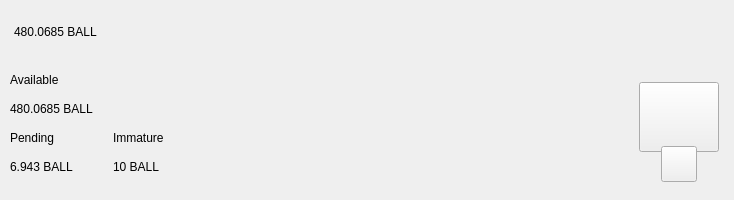
<?xml version="1.0" encoding="UTF-8"?>
<ui version="4.0">
 <class>TopBar</class>
 <widget class="QWidget" name="TopBar">
  <property name="geometry">
   <rect>
    <x>0</x>
    <y>0</y>
    <width>734</width>
    <height>200</height>
   </rect>
  </property>
  <property name="minimumSize">
   <size>
    <width>0</width>
    <height>200</height>
   </size>
  </property>
  <property name="maximumSize">
   <size>
    <width>16777215</width>
    <height>200</height>
   </size>
  </property>
  <property name="windowTitle">
   <string>Form</string>
  </property>
  <layout class="QVBoxLayout" name="verticalLayout_10" stretch="0">
   <property name="spacing">
    <number>0</number>
   </property>
   <property name="leftMargin">
    <number>0</number>
   </property>
   <property name="topMargin">
    <number>0</number>
   </property>
   <property name="rightMargin">
    <number>0</number>
   </property>
   <property name="bottomMargin">
    <number>0</number>
   </property>
   <item>
    <widget class="PFBorderImage" name="containerTop">
     <layout class="QVBoxLayout" name="verticalLayout_11">
      <property name="spacing">
       <number>0</number>
      </property>
      <property name="leftMargin">
       <number>0</number>
      </property>
      <property name="topMargin">
       <number>0</number>
      </property>
      <property name="rightMargin">
       <number>0</number>
      </property>
      <property name="bottomMargin">
       <number>0</number>
      </property>
      <item>
       <widget class="QWidget" name="top_container_2" native="true">
        <property name="minimumSize">
         <size>
          <width>0</width>
          <height>65</height>
         </size>
        </property>
        <layout class="QHBoxLayout" name="top_container">
         <property name="spacing">
          <number>0</number>
         </property>
         <property name="leftMargin">
          <number>14</number>
         </property>
         <property name="topMargin">
          <number>0</number>
         </property>
         <property name="rightMargin">
          <number>14</number>
         </property>
         <property name="bottomMargin">
          <number>0</number>
         </property>
         <item alignment="Qt::AlignVCenter">
          <widget class="QWidget" name="widgetTopAmount" native="true">
           <property name="sizePolicy">
            <sizepolicy hsizetype="Preferred" vsizetype="Maximum">
             <horstretch>0</horstretch>
             <verstretch>0</verstretch>
            </sizepolicy>
           </property>
           <layout class="QHBoxLayout" name="horizontalLayout_5">
            <property name="spacing">
             <number>0</number>
            </property>
            <property name="leftMargin">
             <number>0</number>
            </property>
            <property name="topMargin">
             <number>0</number>
            </property>
            <property name="rightMargin">
             <number>0</number>
            </property>
            <property name="bottomMargin">
             <number>0</number>
            </property>
            <item alignment="Qt::AlignTop">
             <widget class="QLabel" name="labelAmountTopBall">
              <property name="minimumSize">
               <size>
                <width>0</width>
                <height>36</height>
               </size>
              </property>
              <property name="styleSheet">
               <string notr="true">padding:0px;margin:0px;</string>
              </property>
              <property name="text">
               <string notr="true">480.0685 BALL</string>
              </property>
             </widget>
            </item>
           </layout>
          </widget>
         </item>
         <item>
          <spacer name="horizontalSpacer">
           <property name="orientation">
            <enum>Qt::Horizontal</enum>
           </property>
           <property name="sizeHint" stdset="0">
            <size>
             <width>40</width>
             <height>20</height>
            </size>
           </property>
          </spacer>
         </item>
         <item>
          <layout class="QHBoxLayout" name="horizontalLayout_4">
           <property name="spacing">
            <number>12</number>
           </property>
           <property name="rightMargin">
            <number>0</number>
           </property>
           <item alignment="Qt::AlignRight">
            <widget class="QWidget" name="layoutSync" native="true">
             <property name="minimumSize">
              <size>
               <width>0</width>
               <height>36</height>
              </size>
             </property>
             <property name="maximumSize">
              <size>
               <width>16777215</width>
               <height>36</height>
              </size>
             </property>
             <layout class="QVBoxLayout" name="verticalLayout_9">
              <property name="leftMargin">
               <number>0</number>
              </property>
              <property name="topMargin">
               <number>0</number>
              </property>
              <property name="rightMargin">
               <number>0</number>
              </property>
              <property name="bottomMargin">
               <number>0</number>
              </property>
              <item>
               <widget class="ExpandableButton" name="pushButtonSync" native="true">
                <property name="minimumSize">
                 <size>
                  <width>36</width>
                  <height>36</height>
                 </size>
                </property>
                <property name="maximumSize">
                 <size>
                  <width>16777215</width>
                  <height>36</height>
                 </size>
                </property>
               </widget>
              </item>
             </layout>
            </widget>
           </item>
           <item>
            <widget class="ExpandableButton" name="pushButtonHDUpgrade" native="true">
             <property name="minimumSize">
              <size>
               <width>36</width>
               <height>36</height>
              </size>
             </property>
            </widget>
           </item>
           <item>
            <widget class="ExpandableButton" name="pushButtonStack" native="true">
             <property name="minimumSize">
              <size>
               <width>36</width>
               <height>36</height>
              </size>
             </property>
            </widget>
           </item>
           <item>
            <widget class="ExpandableButton" name="pushButtonColdStaking" native="true">
             <property name="minimumSize">
              <size>
               <width>36</width>
               <height>36</height>
              </size>
             </property>
            </widget>
           </item>
           <item>
            <widget class="ExpandableButton" name="pushButtonConnection" native="true">
             <property name="minimumSize">
              <size>
               <width>36</width>
               <height>36</height>
              </size>
             </property>
            </widget>
           </item>
           <item>
            <widget class="ExpandableButton" name="pushButtonTor" native="true">
             <property name="minimumSize">
              <size>
               <width>36</width>
               <height>36</height>
              </size>
             </property>
            </widget>
           </item>
           <item>
            <widget class="ExpandableButton" name="pushButtonLock" native="true">
             <property name="sizePolicy">
              <sizepolicy hsizetype="Expanding" vsizetype="Expanding">
               <horstretch>0</horstretch>
               <verstretch>0</verstretch>
              </sizepolicy>
             </property>
             <property name="minimumSize">
              <size>
               <width>36</width>
               <height>0</height>
              </size>
             </property>
            </widget>
           </item>
           <item>
            <widget class="ExpandableButton" name="pushButtonTheme" native="true">
             <property name="minimumSize">
              <size>
               <width>36</width>
               <height>36</height>
              </size>
             </property>
             <property name="maximumSize">
              <size>
               <width>16777215</width>
               <height>36</height>
              </size>
             </property>
            </widget>
           </item>
           <item>
            <widget class="ExpandableButton" name="pushButtonFAQ" native="true">
             <property name="minimumSize">
              <size>
               <width>36</width>
               <height>36</height>
              </size>
             </property>
            </widget>
           </item>
          </layout>
         </item>
        </layout>
       </widget>
      </item>
      <item>
       <widget class="QWidget" name="bottom_container" native="true">
        <property name="minimumSize">
         <size>
          <width>0</width>
          <height>135</height>
         </size>
        </property>
        <layout class="QHBoxLayout" name="botton_container">
         <property name="leftMargin">
          <number>10</number>
         </property>
         <property name="topMargin">
          <number>0</number>
         </property>
         <property name="rightMargin">
          <number>10</number>
         </property>
         <property name="bottomMargin">
          <number>10</number>
         </property>
         <item>
          <layout class="QHBoxLayout" name="horizontalLayout_3">
           <property name="bottomMargin">
            <number>9</number>
           </property>
           <item>
            <layout class="QVBoxLayout" name="verticalLayout_7">
             <property name="spacing">
              <number>0</number>
             </property>
             <property name="leftMargin">
              <number>0</number>
             </property>
             <property name="rightMargin">
              <number>30</number>
             </property>
             <item>
              <layout class="QVBoxLayout" name="verticalLayout_2">
               <item>
                <widget class="QLabel" name="labelTitle1">
                 <property name="text">
                  <string>Available</string>
                 </property>
                </widget>
               </item>
               <item>
                <widget class="QLabel" name="labelAmountBall">
                 <property name="text">
                  <string notr="true">480.0685 BALL</string>
                 </property>
                </widget>
               </item>
              </layout>
             </item>
             <item>
              <layout class="QHBoxLayout" name="horizontalLayout_2">
               <property name="spacing">
                <number>0</number>
               </property>
               <item>
                <layout class="QVBoxLayout" name="verticalLayout_3">
                 <item>
                  <widget class="QLabel" name="labelTitle3">
                   <property name="text">
                    <string>Pending</string>
                   </property>
                  </widget>
                 </item>
                 <item>
                  <widget class="QLabel" name="labelPendingBall">
                   <property name="text">
                    <string notr="true">6.943 BALL</string>
                   </property>
                  </widget>
                 </item>
                </layout>
               </item>
               <item>
                <spacer name="horizontalSpacer_3">
                 <property name="orientation">
                  <enum>Qt::Horizontal</enum>
                 </property>
                 <property name="sizeType">
                  <enum>QSizePolicy::Fixed</enum>
                 </property>
                 <property name="sizeHint" stdset="0">
                  <size>
                   <width>40</width>
                   <height>20</height>
                  </size>
                 </property>
                </spacer>
               </item>
               <item>
                <layout class="QVBoxLayout" name="verticalLayout_4">
                 <item>
                  <widget class="QLabel" name="labelTitle4">
                   <property name="text">
                    <string>Immature</string>
                   </property>
                  </widget>
                 </item>
                 <item>
                  <widget class="QLabel" name="labelImmatureBall">
                   <property name="text">
                    <string notr="true">10 BALL</string>
                   </property>
                  </widget>
                 </item>
                </layout>
               </item>
              </layout>
             </item>
            </layout>
           </item>
          </layout>
         </item>
         <item>
          <spacer name="horizontalSpacer_2">
           <property name="orientation">
            <enum>Qt::Horizontal</enum>
           </property>
           <property name="sizeHint" stdset="0">
            <size>
             <width>40</width>
             <height>20</height>
            </size>
           </property>
          </spacer>
         </item>
         <item alignment="Qt::AlignHCenter|Qt::AlignVCenter">
          <widget class="QWidget" name="qrContainer" native="true">
           <property name="sizePolicy">
            <sizepolicy hsizetype="Preferred" vsizetype="Minimum">
             <horstretch>0</horstretch>
             <verstretch>0</verstretch>
            </sizepolicy>
           </property>
           <property name="minimumSize">
            <size>
             <width>90</width>
             <height>110</height>
            </size>
           </property>
           <property name="maximumSize">
            <size>
             <width>90</width>
             <height>110</height>
            </size>
           </property>
           <layout class="QVBoxLayout" name="containerQR">
            <property name="spacing">
             <number>0</number>
            </property>
            <property name="leftMargin">
             <number>5</number>
            </property>
            <property name="topMargin">
             <number>10</number>
            </property>
            <property name="rightMargin">
             <number>5</number>
            </property>
            <property name="bottomMargin">
             <number>0</number>
            </property>
            <item>
             <widget class="QPushButton" name="btnQr">
              <property name="minimumSize">
               <size>
                <width>70</width>
                <height>70</height>
               </size>
              </property>
              <property name="maximumSize">
               <size>
                <width>16777215</width>
                <height>70</height>
               </size>
              </property>
              <property name="focusPolicy">
               <enum>Qt::NoFocus</enum>
              </property>
              <property name="text">
               <string/>
              </property>
              <property name="iconSize">
               <size>
                <width>70</width>
                <height>70</height>
               </size>
              </property>
             </widget>
            </item>
            <item>
             <spacer name="verticalSpacer">
              <property name="orientation">
               <enum>Qt::Vertical</enum>
              </property>
              <property name="sizeType">
               <enum>QSizePolicy::Fixed</enum>
              </property>
              <property name="sizeHint" stdset="0">
               <size>
                <width>20</width>
                <height>20</height>
               </size>
              </property>
             </spacer>
            </item>
            <item alignment="Qt::AlignHCenter|Qt::AlignBottom">
             <widget class="QPushButton" name="pushButtonQR">
              <property name="minimumSize">
               <size>
                <width>36</width>
                <height>36</height>
               </size>
              </property>
              <property name="maximumSize">
               <size>
                <width>36</width>
                <height>36</height>
               </size>
              </property>
              <property name="focusPolicy">
               <enum>Qt::NoFocus</enum>
              </property>
              <property name="text">
               <string/>
              </property>
             </widget>
            </item>
           </layout>
          </widget>
         </item>
        </layout>
       </widget>
      </item>
     </layout>
    </widget>
   </item>
  </layout>
 </widget>
 <customwidgets>
  <customwidget>
   <class>ExpandableButton</class>
   <extends>QWidget</extends>
   <header>qt/ballcoin/expandablebutton.h</header>
   <container>1</container>
  </customwidget>
  <customwidget>
   <class>PFBorderImage</class>
   <extends>QFrame</extends>
   <header>qt/ballcoin/pfborderimage.h</header>
   <container>1</container>
  </customwidget>
 </customwidgets>
 <resources/>
 <connections/>
</ui>
